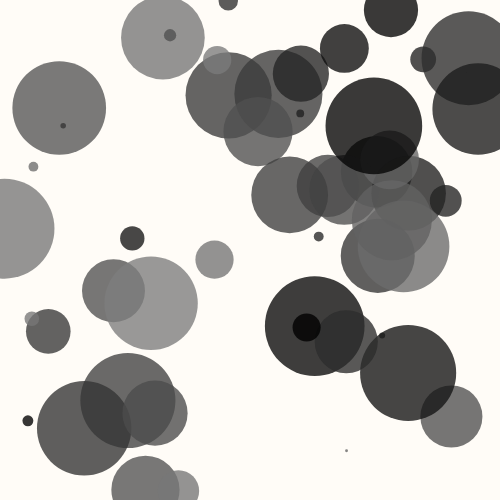
Frame 1 (no input)
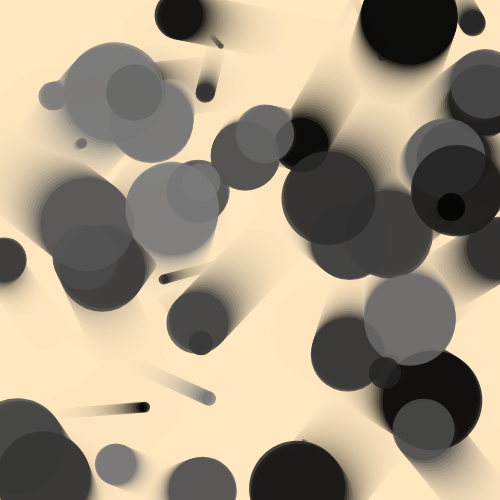
Frame 60 (no input)
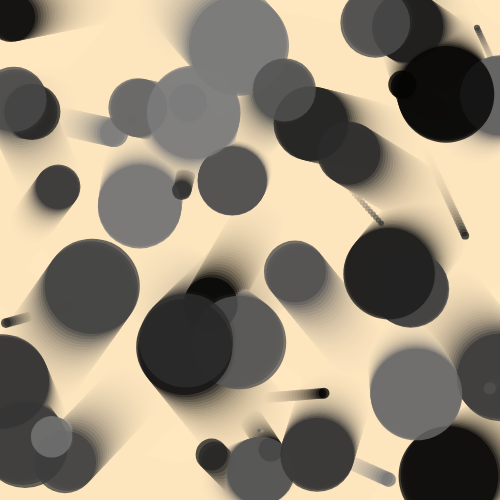
Frame 120 (the mouse pressed at the canvas centre since frame 60)

The p5.js sketch that drew these frames (run headless with seeded random() and noise() and a simulated clock; from frame 60 on, the mouse is pressed at the canvas centre):

// p5.js sketch
// ── sketch.js
var p1, p2, p3;
var ball = [];
var click = [];
var click_times=0;

function setup() {
  createCanvas(500, 500);
  
  for(var i=0; i<50; i++){
    ball[i] = new Particle(random(100),random(0,128));
  }
}

function draw() {
  background(249, 232, 192, 32);
  for(var i=0; i<50; i++){
    ball[i].update();
    ball[i].draw();
  }
}



//particle

class Particle{
  //member(attribute)属性
  constructor(diameter,col){
    this.x = random(width);
    this.y = random(height);
    this.size = diameter;
    this.speedx = random(-3,3);
    this.speedy = random(-3,3);
    this.color = col;
  }
  
  //method(behavior)振る舞い
  update(){
    
    this.x = this.x + this.speedx;
    this.y = this.y + this.speedy;
    
    if(this.x<0 || this.x>width) this.speedx = -1.0 * this.speedx;
    if(this.y<0 || this.y>height) this.speedy = -1.0 * this.speedy;
  }
  
  draw(){
    noStroke();
    fill(this.color,200);
    circle(this.x, this.y, this.size);
  }
}
